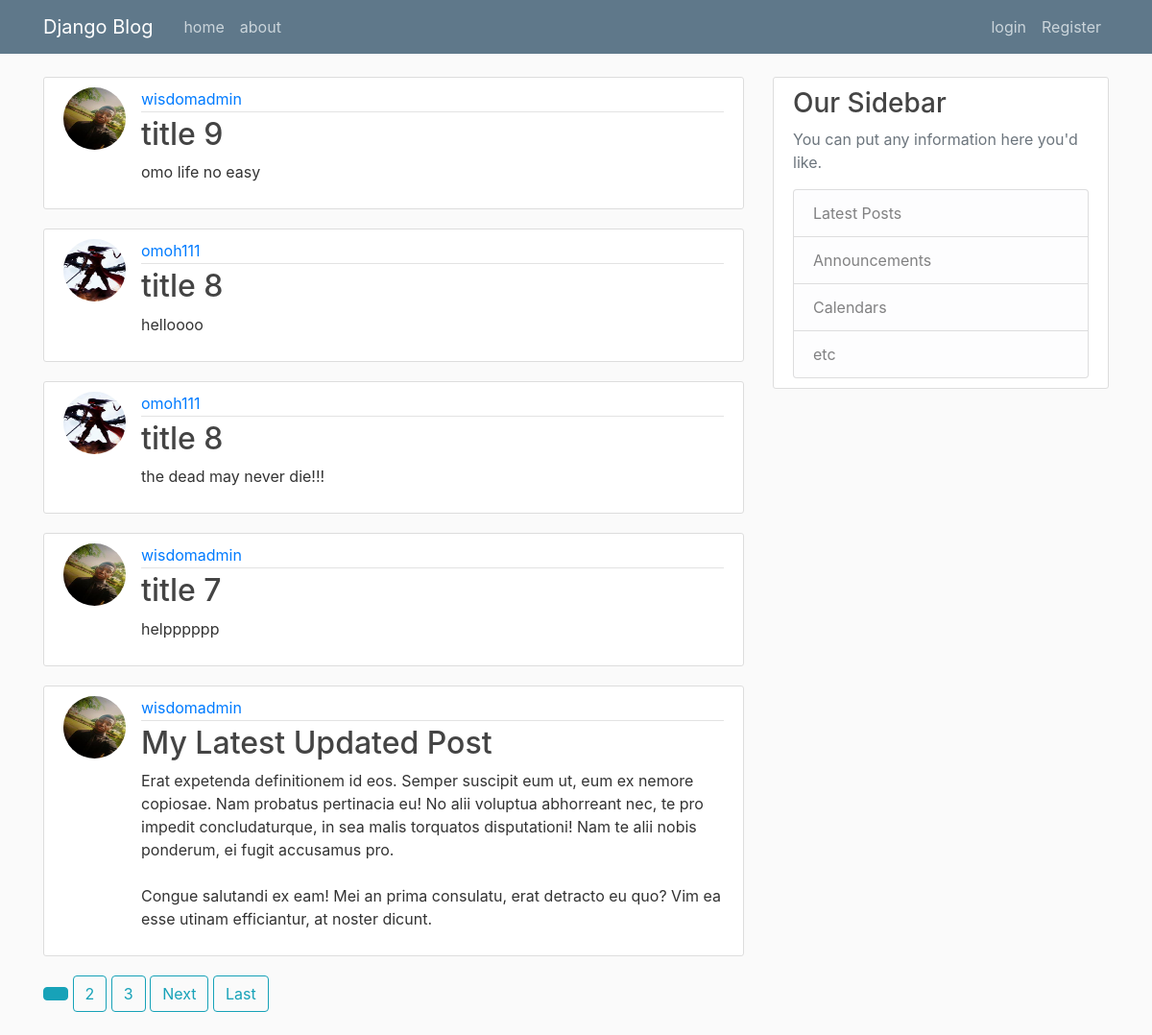
The page / on the database its author committed.
### mywebsite/models.py (models this page shows, shortened)
class Post(models.Model):
    title=models.CharField(max_length=100)
    content=models.TextField()
    date_posted=models.DateTimeField(default=timezone.now)
    author=models.ForeignKey(User,on_delete=models.CASCADE)

### users/models.py (models this page shows, shortened)
class Profile(models.Model):
    user = models.OneToOneField(User, on_delete=models.CASCADE)
    image=models.ImageField(default='default.jpg', upload_to='profile_pics')

### mywebsite/views.py (the view)
# urls.py: path('',PostListView.as_view(),name='mywebsite-home'),
class PostListView(ListView): # home class based view
    model = Post
    template_name = 'mywebsite/home.html'
    context_object_name = 'post'
    ordering = ['-date_posted']
    paginate_by = 5

### mywebsite/templates/mywebsite/home.html (shortened to what this page needs)
{%extends "base.html" %}
{%block content%}
    {%for post in post %}
    <article class="media content-section">
        <img class="rounded-circle article-img" src="{{post.author.profile.image.url}}">
    <div class="media-body">
     <div class="article-metadata">
      <a class="mr-2" href="{% url 'user-post' post.author.username %}">{{ post.author }}</a>
    </div>
     <h2><a class="article-title" href="{%url 'post-detail' post.id%}">{{ post.title }}</a></h2>
     <p class="article-content">{{ post.content }}</p>
  </div>
</article>
{% endfor %}
{% if is_paginated %}
    {%for num in page_obj.paginator.page_range%}
        {%if page_obj.number == num %}
            <a class = "btn btn-info mb-4" href="?page={{num}}"></a>
        {%elif num > page_obj.number|add:'-3' and num < page_obj.number|add:'+3' %}
            <a class="btn btn-outline-info mb-4" href="?page={{num}}">{{num}}</a>
        {% endif %}
    {% endfor %}
    {% if page_obj.has_next %}
        <a class="btn btn-outline-info mb-4" href="?page={{ page_obj.next_page_number }}">Next</a>
        <a class="btn btn-outline-info mb-4" href="?page={{ page_obj.paginator.num_pages }}">Last</a>
    {% endif %}
    {% endif %}
    {%endblock content%}

### mywebsite/static/mywebsite/main.css (style rules this page uses)
body { background: #fafafa; color: #333333; margin-top: 5rem; }
h1, h2, h3, h4, h5, h6 { color: #444444; }
.content-section { background: #ffffff; padding: 10px 20px; border: 1px solid #dddddd; border-radius: 3px; margin-bottom: 20px; }
.article-title { color: #444444; }
.article-content { white-space: pre-line; }
.article-img { height: 65px; width: 65px; margin-right: 16px; }
.article-metadata { padding-bottom: 1px; margin-bottom: 4px; border-bottom: 1px solid #e3e3e3 }

### rows shown on the page
Post: author.profile.image (picture), author "wisdomadmin", title "title 9", content "omo life no easy"
Post: author.profile.image (picture), author "omoh111", title "title 8", content "helloooo"
Post: author.profile.image (picture), author "omoh111", title "title 8", content "the dead may never die!!!"
Post: author.profile.image (picture), author "wisdomadmin", title "title 7", content "helpppppp"
Post: author.profile.image (picture), author "wisdomadmin", title "My Latest Updated Post", content "Erat expetenda definitionem id eos. Semper suscipit eum ut, eum ex nemore copiosae. Nam probatus pertinacia eu! No alii voluptua abhorreant nec, te pro impedit concludaturque, in sea malis torquatos disputationi! Nam te alii nobis ponderum, ei fugit accusamus pro. Congue salutandi ex eam! Mei an prima consulatu, erat detracto eu quo? Vim ea esse utinam efficiantur, at noster dicunt."

### other values the page prints
{{ num }} "2" "3"
